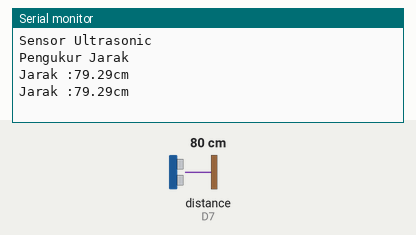
The sketch below on a simulated ESP8266 (NodeMCU). On the bench: the last lines printed to the serial monitor. Wiring (inferred from the names in the program): ultrasonic range finder: trigger D8; echo D7. Inputs (shaded band) come from the test bench; at power-on: distance to the obstacle (sensor on D7) 80 cm. The echo pulse lasts 58.3 µs per cm.

Above: at 5.2 s.
5.3 s: distance to the obstacle (sensor on D7) set to 2 cm
At 6.6 s:
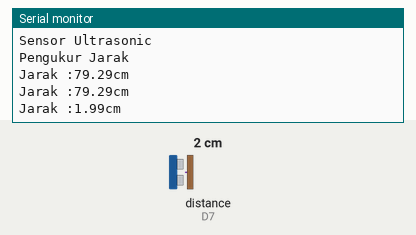
6.8 s: distance to the obstacle (sensor on D7) set to 4 cm
At 7.7 s:
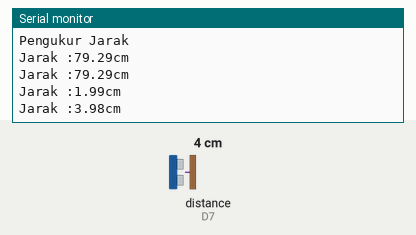
Timing chart, 0 to 9.8 s (numbered marks = the images above; inputs shaded):
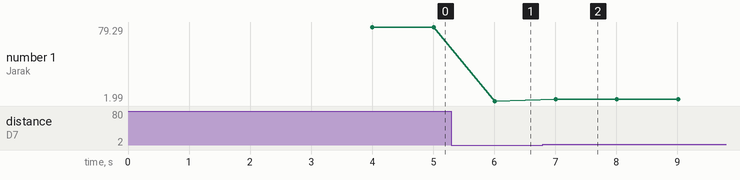

The sketch:

pengukur_jarak_nodeMCU.ino
```cpp
#define trigger D8
#define echo D7

float waktu =0;
float distance=0;

void setup()
{
 Serial.begin(9600);
 pinMode(trigger,OUTPUT);
 pinMode(echo,INPUT);
 Serial.println("Sensor Ultrasonic");
 delay(2000);
 Serial.println("Pengukur Jarak");
 delay(2000);
}

void loop()
{
 digitalWrite(trigger,LOW);
 delayMicroseconds(2);
 digitalWrite(trigger,HIGH);
 delayMicroseconds(10);
 digitalWrite(trigger,LOW);
 delayMicroseconds(2);
 waktu = pulseIn(echo,HIGH);
 distance=waktu*340/20000;
 Serial.print("\nJarak :");
 Serial.print(distance);
 Serial.println("cm");
 delay(1000);
}
```

Measured:
- after the input at 5.3 s, the serial monitor: prints a new line after 0.71 s (image 1)
- after the input at 6.8 s, the serial monitor: prints a new line after 0.21 s (image 2)
- plotted number 1: 79.29 → 1.99 after the input at 5.3 s, 1.99 → 3.98 after the input at 6.8 s
